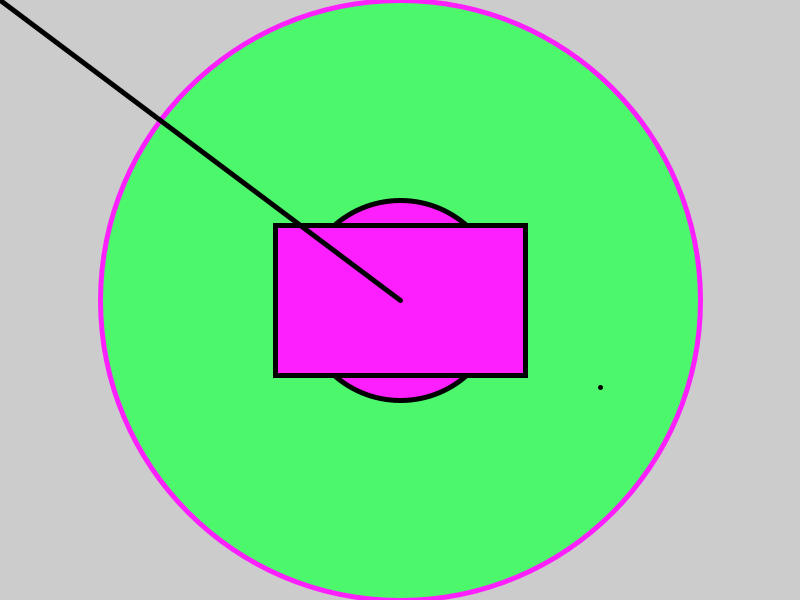
Frame 1 (no input)
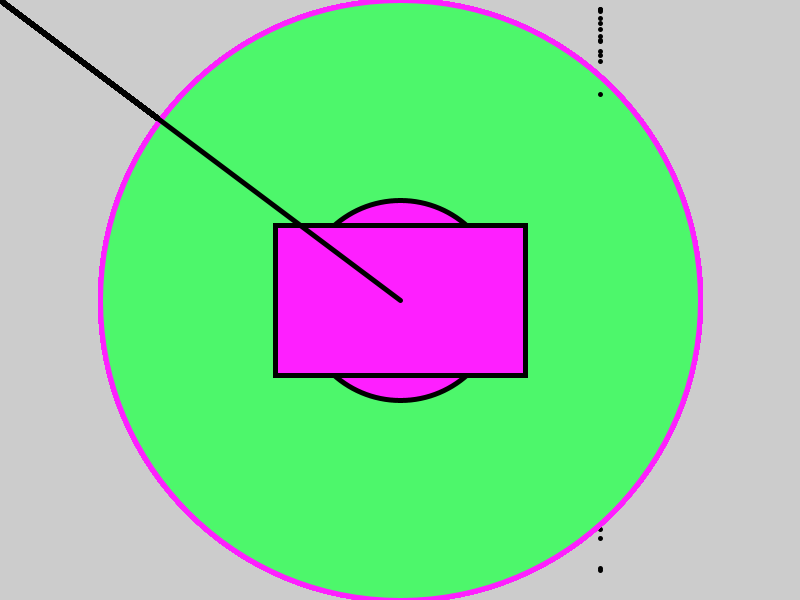
Frame 60 (the mouse pressed at the canvas centre just before this capture)
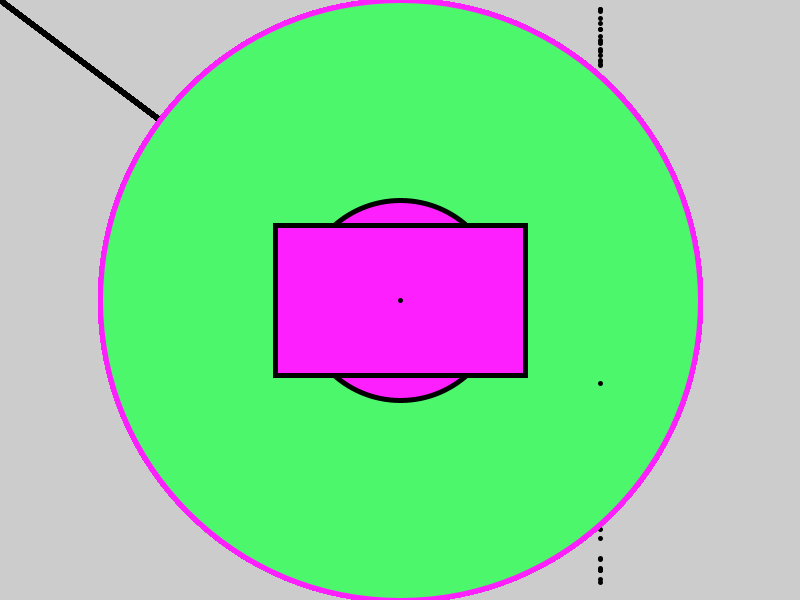
Frame 120 (the mouse held since frame 60 and released just before this capture)

The Processing sketch that drew these frames (run headless with seeded random() and noise(); from frame 60 on, the mouse is pressed at the canvas centre):

// Processing sketch: sketch_2d_01b
// ── sketch_2d_01b.pde
void setup() {
    size( 800, 600 );
}

void draw() {

    strokeWeight(5);

    fill(77, 247, 107);
    stroke(254, 31, 255);

    ellipse ( width/2, height/2, height, height);

    fill(254, 31, 255);
    stroke(0);

    ellipse(width/2, 300, 200, 200);

    point( 600, random(height) );
    point( width/2, height/2 );

    //ellipse ( x,y,larg,alt);
    rect(400-125, 300-75, 250, 150 );
    line( width/2, height/2, mouseX, mouseY );
}
